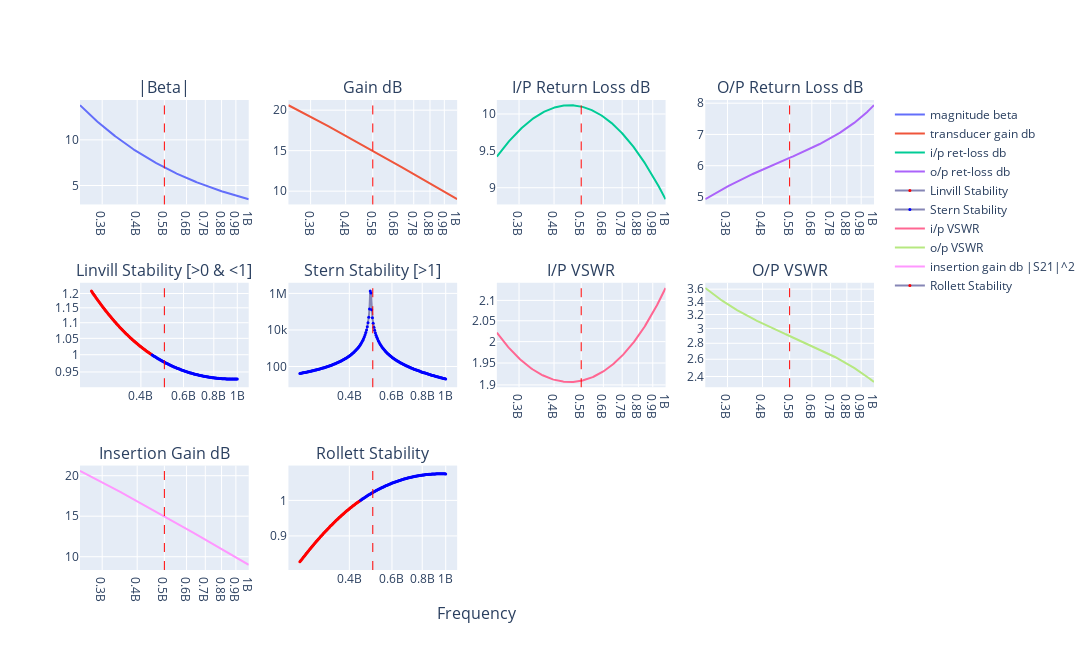

This figure's notebook cell:
### Markdown cell above
# 2SC2498 - Feedback Amplifier

Work-in-progress - experimenting with filling out the Hybrid-Pi model...

### Code cell
import sys

sys.path.append("../../../lib")
from feedback import complex_fba

%matplotlib inline
%config InlineBackend.figure_format = 'svg'

# 2SC2498 - file:///home/bev/Documents/Radio/DataSheets/BJTs/2SC2498.pdf
eL = 1.75
eC = 0.2
n = complex_fba(
    F_mhz=500,  # 25,
    FT_mhz=3500,
    B0=80,
    Ie_mA=10,
    Rbp=1.0,
    Re=0,
    extLe_nH=eL,
    extLb_nH=eL,
    extLc_nH=eL,
    extCin_pF=eC,
    extCout_pF=eC,
    extCrev_pF=eC,
    Ccb_pF=0.95,
    Cce_pF=0.2,
    Cf_pF=100000,
    Lf_nH=0,
    Rf=5100000,
    ZS_real=50,
    ZS_imag=0,
    ZL_real=50,
    ZL_imag=0,
    N=1,
    from_mhz=250,
    to_mhz=1000,
)
# print(n)
n.write_touchstone(
    "2SC2498_CE_Ie10mA_nbgen",
    dir="/home/bev/Documents/Radio/QUCS-S/Studies/0010_S_Touchtone_lib",
)

### Figure 1 — Plotly figure (JSON) as saved in the notebook; plotly's stock layout.template omitted (floating-point values rounded to 4 significant figures; data arrays with more than 128 entries replaced by an {"elided": "..."} marker saying what was removed)
{"data": [{"name": "magnitude beta", "type": "scatter", "x": {"elided": "200 float values"}, "xaxis": "x", "y": {"elided": "200 float values"}, "yaxis": "y"}, {"name": "transducer gain db", "type": "scatter", "x": {"elided": "200 float values"}, "xaxis": "x2", "y": {"elided": "200 float values"}, "yaxis": "y2"}, {"name": "i/p ret-loss db", "type": "scatter", "x": {"elided": "200 float values"}, "xaxis": "x3", "y": {"elided": "200 float values"}, "yaxis": "y3"}, {"name": "o/p ret-loss db", "type": "scatter", "x": {"elided": "200 float values"}, "xaxis": "x4", "y": {"elided": "200 float values"}, "yaxis": "y4"}, {"line": {"color": "#8585b5"}, "marker": {"color": {"elided": "200 str values"}, "size": 3}, "mode": "markers+lines", "name": "Linvill Stability", "type": "scatter", "x": {"elided": "200 float values"}, "xaxis": "x5", "y": {"elided": "200 float values"}, "yaxis": "y5"}, {"line": {"color": "#8585b5"}, "marker": {"color": {"elided": "200 str values"}, "size": 3}, "mode": "markers+lines", "name": "Stern Stability", "type": "scatter", "x": {"elided": "200 float values"}, "xaxis": "x6", "y": {"elided": "200 float values"}, "yaxis": "y6"}, {"name": "i/p VSWR", "type": "scatter", "x": {"elided": "200 float values"}, "xaxis": "x7", "y": {"elided": "200 float values"}, "yaxis": "y7"}, {"name": "o/p VSWR", "type": "scatter", "x": {"elided": "200 float values"}, "xaxis": "x8", "y": {"elided": "200 float values"}, "yaxis": "y8"}, {"name": "insertion gain db |S21|^2", "type": "scatter", "x": {"elided": "200 float values"}, "xaxis": "x9", "y": {"elided": "200 float values"}, "yaxis": "y9"}, {"line": {"color": "#8585b5"}, "marker": {"color": {"elided": "200 str values"}, "size": 3}, "mode": "markers+lines", "name": "Rollett Stability", "type": "scatter", "x": {"elided": "200 float values"}, "xaxis": "x10", "y": {"elided": "200 float values"}, "yaxis": "y10"}], "layout": {"annotations": [{"font": {"size": 16}, "showarrow": false, "text": "|Beta|", "x": 0.1062, "xanchor": "center", "xref": "paper", "y": 1, "yanchor": "bottom", "yref": "paper"}, {"font": {"size": 16}, "showarrow": false, "text": "Gain dB", "x": 0.3688, "xanchor": "center", "xref": "paper", "y": 1, "yanchor": "bottom", "yref": "paper"}, {"font": {"size": 16}, "showarrow": false, "text": "I/P Return Loss dB", "x": 0.6313, "xanchor": "center", "xref": "paper", "y": 1, "yanchor": "bottom", "yref": "paper"}, {"font": {"size": 16}, "showarrow": false, "text": "O/P Return Loss dB", "x": 0.8938, "xanchor": "center", "xref": "paper", "y": 1, "yanchor": "bottom", "yref": "paper"}, {"font": {"size": 16}, "showarrow": false, "text": "Linvill Stability [>0 & <1]", "x": 0.1062, "xanchor": "center", "xref": "paper", "y": 0.6111, "yanchor": "bottom", "yref": "paper"}, {"font": {"size": 16}, "showarrow": false, "text": "Stern Stability [>1]", "x": 0.3688, "xanchor": "center", "xref": "paper", "y": 0.6111, "yanchor": "bottom", "yref": "paper"}, {"font": {"size": 16}, "showarrow": false, "text": "I/P VSWR", "x": 0.6313, "xanchor": "center", "xref": "paper", "y": 0.6111, "yanchor": "bottom", "yref": "paper"}, {"font": {"size": 16}, "showarrow": false, "text": "O/P VSWR", "x": 0.8938, "xanchor": "center", "xref": "paper", "y": 0.6111, "yanchor": "bottom", "yref": "paper"}, {"font": {"size": 16}, "showarrow": false, "text": "Insertion Gain dB", "x": 0.1062, "xanchor": "center", "xref": "paper", "y": 0.2222, "yanchor": "bottom", "yref": "paper"}, {"font": {"size": 16}, "showarrow": false, "text": "Rollett Stability", "x": 0.3688, "xanchor": "center", "xref": "paper", "y": 0.2222, "yanchor": "bottom", "yref": "paper"}, {"font": {"size": 16}, "showarrow": false, "text": "Frequency", "x": 0.5, "xanchor": "center", "xref": "paper", "y": 0, "yanchor": "top", "yref": "paper", "yshift": -30}], "height": 650, "shapes": [{"line": {"color": "red", "dash": "dash", "width": 1}, "type": "line", "x0": 500000000, "x1": 500000000, "xref": "x", "y0": 0, "y1": 1, "yref": "y domain"}, {"line": {"color": "red", "dash": "dash", "width": 1}, "type": "line", "x0": 500000000, "x1": 500000000, "xref": "x2", "y0": 0, "y1": 1, "yref": "y2 domain"}, {"line": {"color": "red", "dash": "dash", "width": 1}, "type": "line", "x0": 500000000, "x1": 500000000, "xref": "x3", "y0": 0, "y1": 1, "yref": "y3 domain"}, {"line": {"color": "red", "dash": "dash", "width": 1}, "type": "line", "x0": 500000000, "x1": 500000000, "xref": "x4", "y0": 0, "y1": 1, "yref": "y4 domain"}, {"line": {"color": "red", "dash": "dash", "width": 1}, "type": "line", "x0": 500000000, "x1": 500000000, "xref": "x5", "y0": 0, "y1": 1, "yref": "y5 domain"}, {"line": {"color": "red", "dash": "dash", "width": 1}, "type": "line", "x0": 500000000, "x1": 500000000, "xref": "x6", "y0": 0, "y1": 1, "yref": "y6 domain"}, {"line": {"color": "red", "dash": "dash", "width": 1}, "type": "line", "x0": 500000000, "x1": 500000000, "xref": "x7", "y0": 0, "y1": 1, "yref": "y7 domain"}, {"line": {"color": "red", "dash": "dash", "width": 1}, "type": "line", "x0": 500000000, "x1": 500000000, "xref": "x8", "y0": 0, "y1": 1, "yref": "y8 domain"}, {"line": {"color": "red", "dash": "dash", "width": 1}, "type": "line", "x0": 500000000, "x1": 500000000, "xref": "x9", "y0": 0, "y1": 1, "yref": "y9 domain"}, {"line": {"color": "red", "dash": "dash", "width": 1}, "type": "line", "x0": 500000000, "x1": 500000000, "xref": "x10", "y0": 0, "y1": 1, "yref": "y10 domain"}], "width": 1400, "xaxis": {"anchor": "y", "autorange": true, "domain": [0, 0.2125], "range": [8.398, 9.0], "type": "log"}, "xaxis10": {"anchor": "y10", "autorange": true, "domain": [0.2625, 0.475], "range": [8.355, 9.043], "type": "log"}, "xaxis11": {"anchor": "y11", "domain": [0.525, 0.7375], "type": "log"}, "xaxis12": {"anchor": "y12", "domain": [0.7875, 1], "type": "log"}, "xaxis2": {"anchor": "y2", "autorange": true, "domain": [0.2625, 0.475], "range": [8.398, 9.0], "type": "log"}, "xaxis3": {"anchor": "y3", "autorange": true, "domain": [0.525, 0.7375], "range": [8.398, 9.0], "type": "log"}, "xaxis4": {"anchor": "y4", "autorange": true, "domain": [0.7875, 1], "range": [8.398, 9.0], "type": "log"}, "xaxis5": {"anchor": "y5", "autorange": true, "domain": [0, 0.2125], "range": [8.355, 9.043], "type": "log"}, "xaxis6": {"anchor": "y6", "autorange": true, "domain": [0.2625, 0.475], "range": [8.355, 9.043], "type": "log"}, "xaxis7": {"anchor": "y7", "autorange": true, "domain": [0.525, 0.7375], "range": [8.398, 9.0], "type": "log"}, "xaxis8": {"anchor": "y8", "autorange": true, "domain": [0.7875, 1], "range": [8.398, 9.0], "type": "log"}, "xaxis9": {"anchor": "y9", "autorange": true, "domain": [0, 0.2125], "range": [8.398, 9.0], "type": "log"}, "yaxis": {"anchor": "x", "autorange": true, "domain": [0.7778, 1], "range": [2.925, 14.36], "type": "linear"}, "yaxis10": {"anchor": "x10", "autorange": true, "domain": [0, 0.2222], "range": [0.804, 1.098], "type": "linear"}, "yaxis11": {"anchor": "x11", "domain": [0, 0.2222]}, "yaxis12": {"anchor": "x12", "domain": [0, 0.2222]}, "yaxis2": {"anchor": "x2", "autorange": true, "domain": [0.7778, 1], "range": [8.361, 21.25], "type": "linear"}, "yaxis3": {"anchor": "x3", "autorange": true, "domain": [0.7778, 1], "range": [8.773, 10.19], "type": "linear"}, "yaxis4": {"anchor": "x4", "autorange": true, "domain": [0.7778, 1], "range": [4.761, 8.102], "type": "linear"}, "yaxis5": {"anchor": "x5", "autorange": true, "domain": [0.3889, 0.6111], "range": [-0.04204, 0.09307], "type": "log"}, "yaxis6": {"anchor": "x6", "autorange": true, "domain": [0.3889, 0.6111], "range": [0.8678, 6.581], "type": "log"}, "yaxis7": {"anchor": "x7", "autorange": true, "domain": [0.3889, 0.6111], "range": [0.2776, 0.3313], "type": "log"}, "yaxis8": {"anchor": "x8", "autorange": true, "domain": [0.3889, 0.6111], "range": [0.3586, 0.5692], "type": "log"}, "yaxis9": {"anchor": "x9", "autorange": true, "domain": [0, 0.2222], "range": [8.361, 21.25], "type": "linear"}}}
